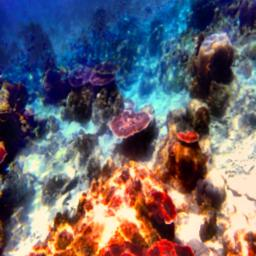
%> input picture enhanced_final_refined.jpg, 256 x 256 px
$ octave histogram_plot.m   (GNU Octave 9; MATLAB toolbox functions it lacks are replaced by stand-ins)
%> lines starting %> are read from the running program, lines starting %| are printed output that depends on the picture
% Read your already enhanced image
I_enhanced = imread('enhanced_final_refined.jpg');  % Replace with your actual filename
%> I_enhanced is the input picture: size 256x256x3 uint8; mean R, G, B 105.5, 100.3, 109.5

% Set up the figure
figure('Position', [100 100 1200 400]);

% % --- (e) Display Enhanced Image ---
% subplot(1,3,1);
% imshow(I_enhanced);
% title('(e) Enhanced Image');

% --- (g) Plot RGB Channel Histograms ---
subplot(1,3,2);
hold on;
channel_names = {'Red', 'Green', 'Blue'};
colors = {'r', 'g', 'b'};
for i = 1:3
    channel = I_enhanced(:,:,i);
    histogram(double(channel(:))/255, 50, ...
        'FaceColor', colors{i}, 'EdgeColor', 'none', 'FaceAlpha', 0.6);
end
%> this loop made 3 passes
%> pass 1, `channel = I_enhanced(:,:,i);`:
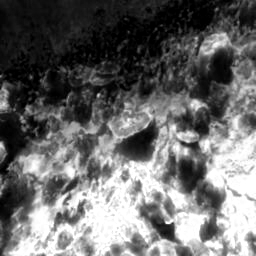
%> channel: size 256x256 uint8; min 0, max 255, mean 105.5
%> pass 2, `channel = I_enhanced(:,:,i);`:
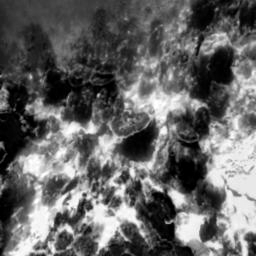
%> channel: size 256x256 uint8; min 0, max 255, mean 100.3
%> pass 3, `channel = I_enhanced(:,:,i);`:
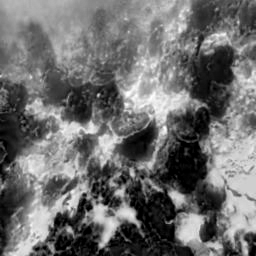
%> channel: size 256x256 uint8; min 0, max 255, mean 109.5
title('Histogram');
xlabel('Normalized Intensity');
ylabel('Pixel Count');
% legend(channel_names);
grid on;
sgtitle('Reference Image');
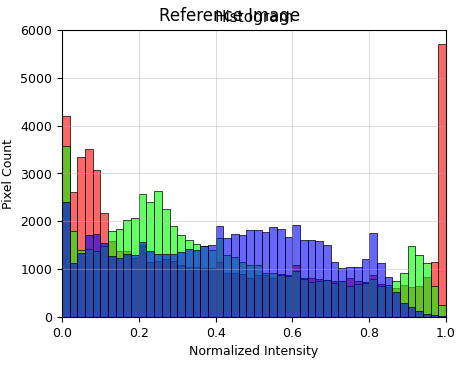
%> figure redrawn from the program's plot data; tallest bar 5697 high, from x = 0.98 to 1; tallest bar 3577 high, from x = 0 to 0.02; tallest bar 2412 high, from x = 0 to 0.02

% % --- Chromaticity Map: Hue vs Saturation ---
% subplot(1,3,3);
% I_hsv = rgb2hsv(I_enhanced);
% H = I_hsv(:,:,1) * 360;  % Hue in degrees
% S = I_hsv(:,:,2);        % Saturation
%
% % Convert to polar coordinates for circular plot
% theta = deg2rad(H(:));
% r = S(:);
% x = r .* cos(theta);
% y = r .* sin(theta);
%
% % Scatter plot in chromaticity space
% scatter(x, y, 1, H(:), 'filled');
% axis equal;
% axis off;
% colormap(hsv);
% colorbar('Ticks',[0 60 120 180 240 300 360], 'TickLabels', ...
%     {'0°','60°','120°','180°','240°','300°','360°'});
% title('Chromaticity Map');
